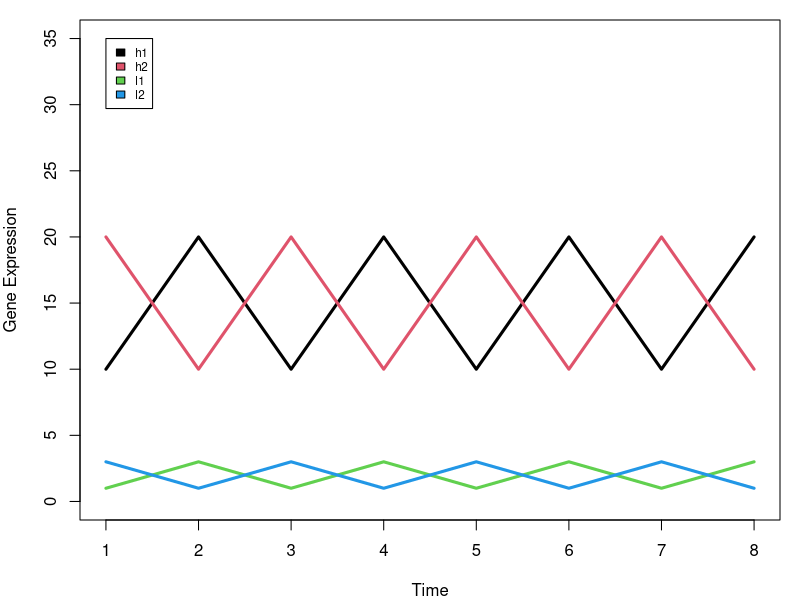
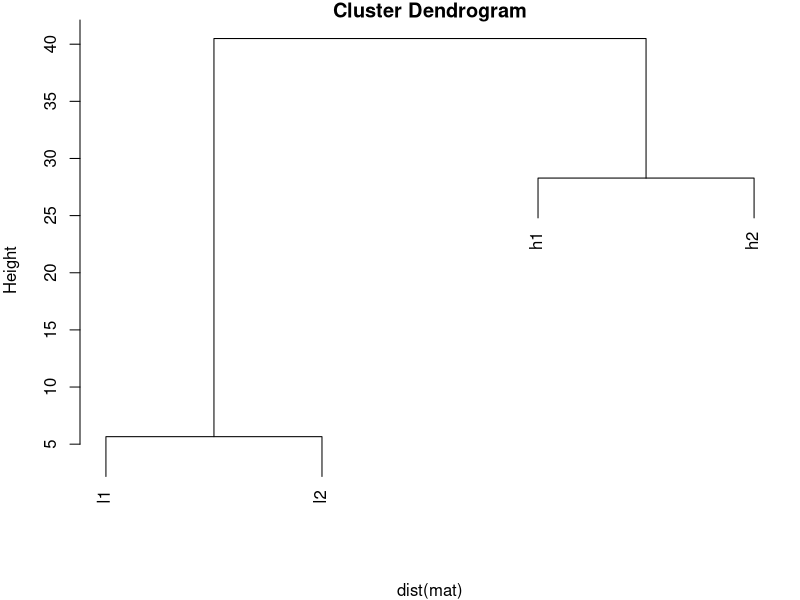
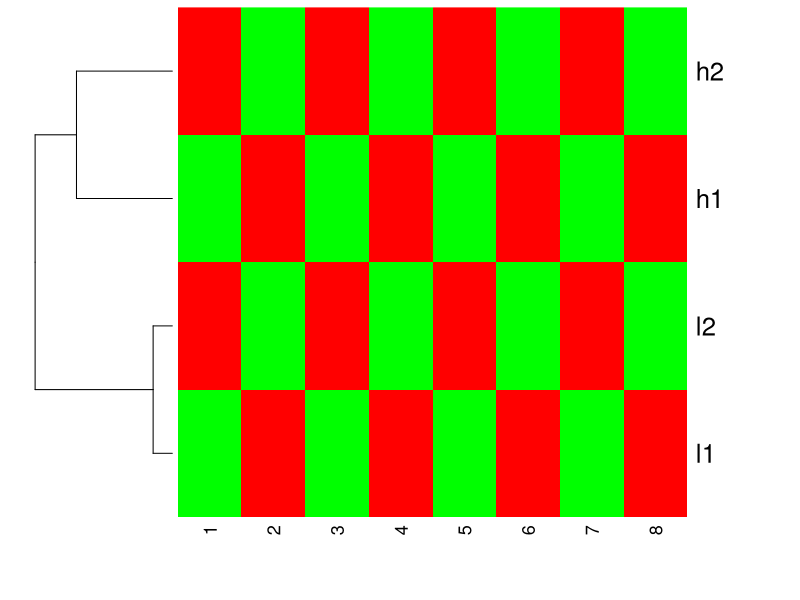
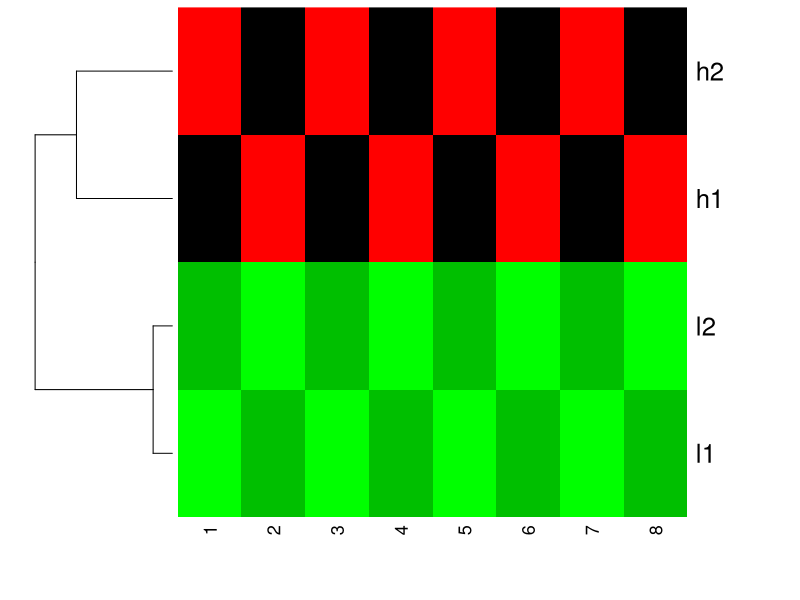
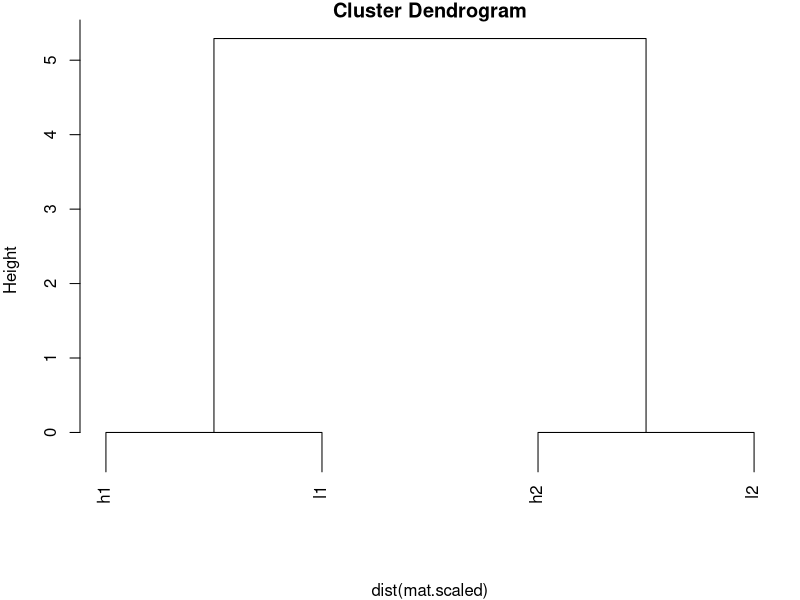
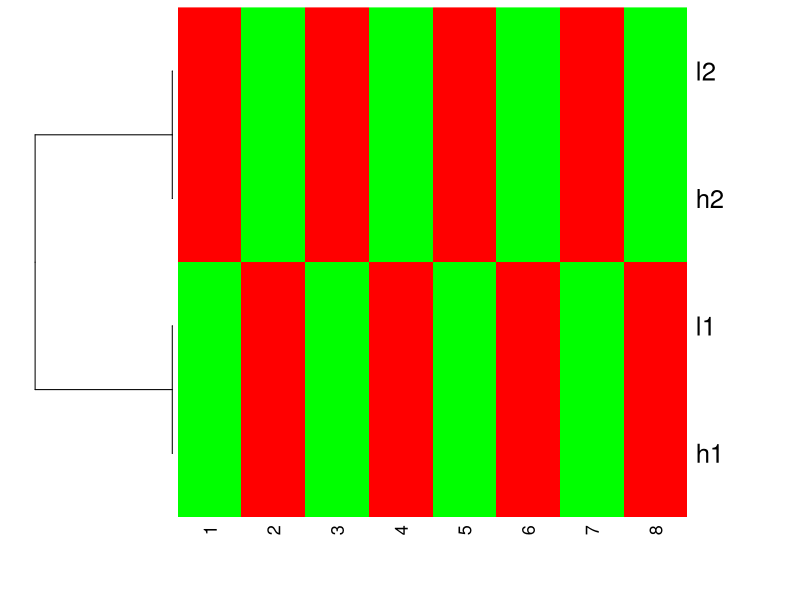
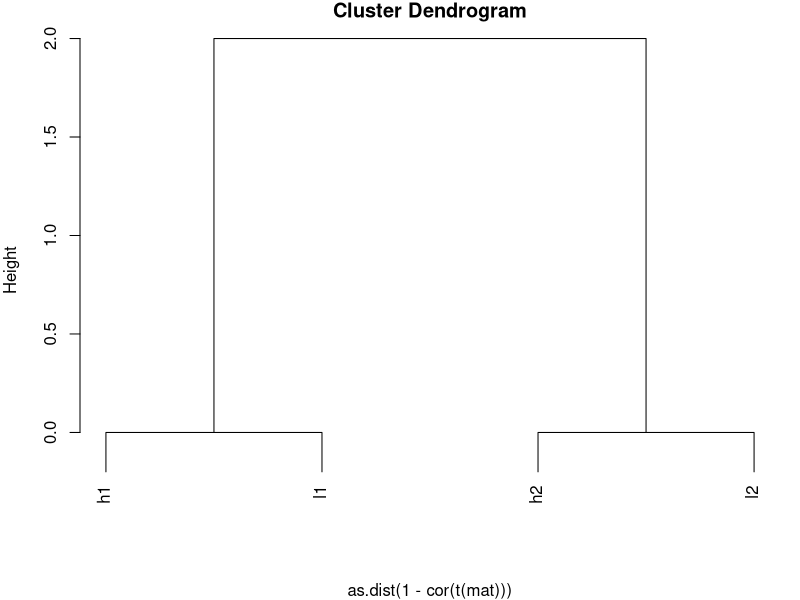
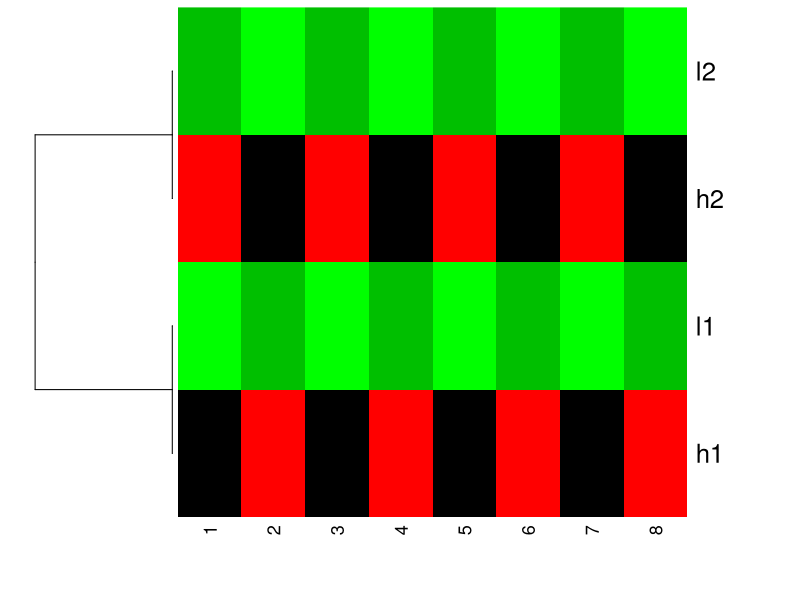

These charts were generated, in order, by the following R code:
#---------------------------LABORATORIO 44-A------------------------
#----------ACADÉMICO: CARLA CAROLINA PÉREZ HERNÁNDEZ----------------
#---------------ALUMNA: ANA GRISEL SANJUAN MERIDA-------------------

#------------------A tale of two heatmap functions------------------
#https://divingintogeneticsandgenomics.rbind.io/post/a-tale-of-two-heatmap-functions/

#Se instala la paquetería
install.packages("gplots")
install.packages("heatmaps")
install.packages("pheatmaps")

#Se cargan las librerías
library(stats)
library(gplots)

#Medida de la expresión génica de 4 genes (h1, h2, l1 y l2) en 8 puntos de tiempo
h1 <- c(10,20,10,20,10,20,10,20)
h2 <- c(20,10,20,10,20,10,20,10)
l1 <- c(1,3,1,3,1,3,1,3)
l2 <- c(3,1,3,1,3,1,3,1)

#Generamos matriz denominada mat para enlazar los genes
mat <- rbind(h1,h2,l1,l2)

#Se corren los siguientes comandos para generar el plot
par(mfrow =c(1,1), mar=c(4,4,1,1))
plot(1:8,rep(0,8), ylim=c(0,35), pch="", xlab="Time", ylab="Gene Expression")

for (i in 1:nrow(mat)) {
  lines(1:8,mat[i,], lwd=3, col=i)
}

legend(1,35,rownames(mat), 1:4, cex=0.7)

#Para calcular la distancia
dist(mat)

#Se usa el método predeterminado para el enlace: completo
plot(hclust(dist(mat)))

#Headmap predeterminado, para obtener explicitamente parámetros
#Escala en los renglones con escala de color verde y roja
heatmap(mat, Colv=NA, col=greenred(10), scale = "row")

#Heatmap con la escala desactivada
heatmap(mat, Colv = NA, col=greenred(10), scale = "none")

#Escalando los genes antes de introducirlos al heatmap
mat.scaled<- t(scale(t(mat), center=TRUE, scale = TRUE))
mat.scaled

#Cambio e la distancia entre genes
dist(mat.scaled)

#Obtener el plot
#Ahora h1 y l1 están agrupados juntos; l2 y h2 están agrupados juntos
plot(hclust(dist(mat.scaled)))

#Generando el heatmap
heatmap(mat.scaled, Colv = NA, col=greenred(10), scale = "none")

#Si aún no se escalan los datos pero se desea que l1 y h1 se agrupen juntos,
#a igual que l2 y h2, se puede usar la medida de distancia diferentes
#Correlación entre genes para asignar valores de 1 y -1
cor(t(mat))

#Correlación para definir la distancia
1- cor(t(mat))

#Generamos el dendrograma
hc <- hclust(as.dist(1-cor(t(mat))))
plot(hc)

#Heatmap sin escala
heatmap(mat, Colv = NA, Rowv=as.dendrogram(hc), col=greenred(10), scale = "none")

#Heatmap con la escala en los renglones
heatmap(mat, Colv = NA, Rowv=as.dendrogram(hc), col=greenred(10), scale = "row")

#Valores predeterminados de heatmap.2 con ninguna escala
heatmap.2(mat, trace = "none", Colv= NA, dendrogram = "row", scale = "none")

#Funciones de heatmap en R: primero se agrupa y luego usa el argumento de escala
#(si está configurado) para representar los datos
heatmap.2(mat, trace = "none", Colv= NA, dendrogram = "row", scale = "row")

#Datos escalados explícitamente primero y uso de la distancia euclidiana
heatmap.2(t(scale(t(mat), center=TRUE, scale=TRUE)), trace = "none", Colv= NA, dendrogram = "row", scale = "none")

#Usando 1- cor(x) como distancia y no escalar
heatmap.2(mat, trace = "none", 
          Colv= NA, dendrogram = "row",
          scale = "none",
          hclust=function(x) hclust(x, method='complete'), distfun=function(x) as.dist(1-cor(t(x))))

#Usando 1- cor(x) como distancia y no escalar
#Usar la escala en la función heatmap.2 para representar los colores
heatmap.2(mat, trace = "none", 
          Colv= NA, dendrogram = "row",
          scale = "row",
          hclust=function(x) hclust(x, method='complete'), distfun=function(x) as.dist(1-cor(t(x))))

#Escala y uso de 1- cor(x) como distancia
heatmap.2(t(scale(t(mat), center=TRUE, scale=TRUE)), trace = "none", 
          Colv= NA, dendrogram = "row",
          hclust=function(x) hclust(x, method='complete'), distfun=function(x) as.dist(1-cor(t(x))))

#-----------------------------FIN DE LABORATORIO 44-A----------------------------------
